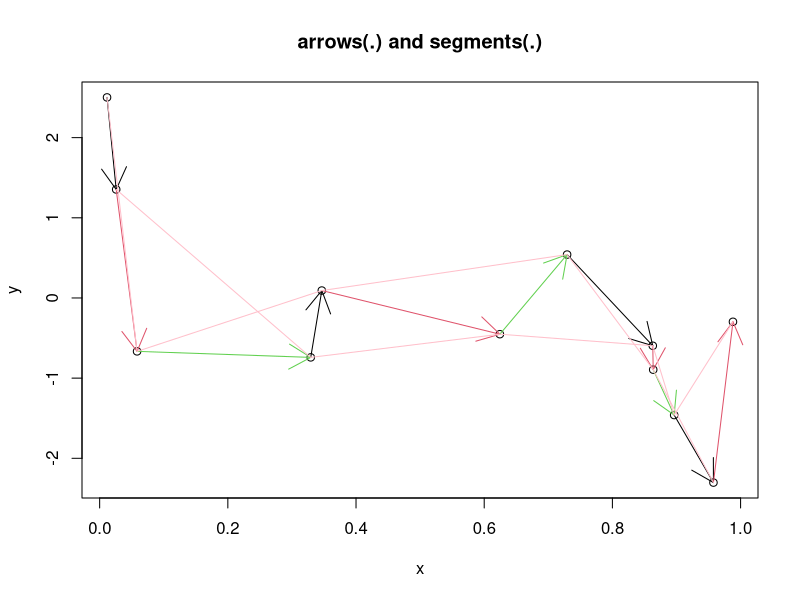

Recreate this plot in R.
x <- stats::runif(12); y <- stats::rnorm(12)
i <- order(x, y); x <- x[i]; y <- y[i]
plot(x,y, main = "arrows(.) and segments(.)")
## draw arrows from point to point :
s <- seq(length(x)-1)  # one shorter than data
arrows(x[s], y[s], x[s+1], y[s+1], col = 1:3)
s <- s[-length(s)]
segments(x[s], y[s], x[s+2], y[s+2], col = "pink")